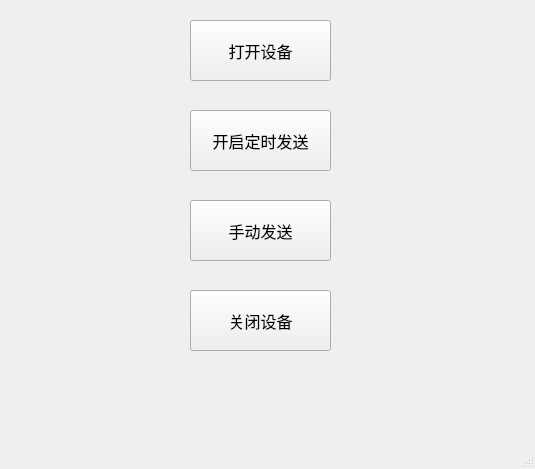
<?xml version="1.0" encoding="UTF-8"?>
<ui version="4.0">
 <class>MainWindow</class>
 <widget class="QMainWindow" name="MainWindow">
  <property name="geometry">
   <rect>
    <x>0</x>
    <y>0</y>
    <width>535</width>
    <height>469</height>
   </rect>
  </property>
  <property name="font">
   <font>
    <pointsize>12</pointsize>
   </font>
  </property>
  <property name="windowTitle">
   <string>MainWindow</string>
  </property>
  <widget class="QWidget" name="centralwidget">
   <widget class="QPushButton" name="btn_openDev">
    <property name="geometry">
     <rect>
      <x>190</x>
      <y>20</y>
      <width>141</width>
      <height>61</height>
     </rect>
    </property>
    <property name="text">
     <string>打开设备</string>
    </property>
   </widget>
   <widget class="QPushButton" name="btn_send">
    <property name="geometry">
     <rect>
      <x>190</x>
      <y>110</y>
      <width>141</width>
      <height>61</height>
     </rect>
    </property>
    <property name="text">
     <string>开启定时发送</string>
    </property>
   </widget>
   <widget class="QPushButton" name="btn_closeDev">
    <property name="geometry">
     <rect>
      <x>190</x>
      <y>290</y>
      <width>141</width>
      <height>61</height>
     </rect>
    </property>
    <property name="text">
     <string>关闭设备</string>
    </property>
   </widget>
   <widget class="QPushButton" name="btn_send_2">
    <property name="geometry">
     <rect>
      <x>190</x>
      <y>200</y>
      <width>141</width>
      <height>61</height>
     </rect>
    </property>
    <property name="text">
     <string>手动发送</string>
    </property>
   </widget>
  </widget>
  <widget class="QMenuBar" name="menubar">
   <property name="geometry">
    <rect>
     <x>0</x>
     <y>0</y>
     <width>535</width>
     <height>33</height>
    </rect>
   </property>
  </widget>
  <widget class="QStatusBar" name="statusbar"/>
 </widget>
 <resources/>
 <connections/>
</ui>
